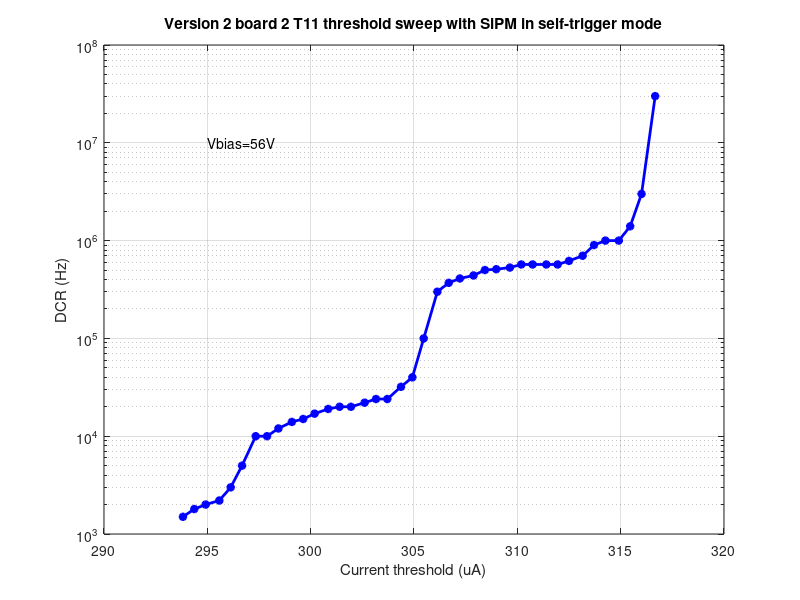

Write the MATLAB code that produced this figure.
clear all;
close all;
clc;
format long;
ith=[316.67,316.01,315.46,314.91,314.26,...
    313.71,313.16,312.5,311.95,311.4,...
    310.74,310.19,309.64,308.98,308.43,...
    307.88,307.22,306.68,306.13,305.47,...
    304.92,304.37,303.71,303.16,302.61,...
    301.95,301.4,300.85,300.19,299.64,...
    299.09,298.44,297.89,297.34,296.68,...
    296.13,295.58,294.92,294.37,293.82];
freq=[30e6,3e6,1.4e6,1e6,1e6,...
    900e3,700e3,620e3,570e3,570e3,...
    570e3,570e3,530e3,510e3,500e3,...
    440e3,410e3,370e3,300e3,100e3,...
    40e3,32e3,24e3,24e3,22e3,...
    20e3,20e3,19e3,17e3,15e3,...
    14e3,12e3,10e3,10e3,5e3,...
    3e3,2.2e3,2e3,1.8e3,1.5e3];
semilogy(ith,freq,'b*-','LineWidth', 2)
grid on
xlabel('Current threshold (uA)');
ylabel('DCR (Hz)');
title('Version 2 board 2 T11 threshold sweep with SiPM in self-trigger mode')
text(295,1e7,'Vbias=56V');